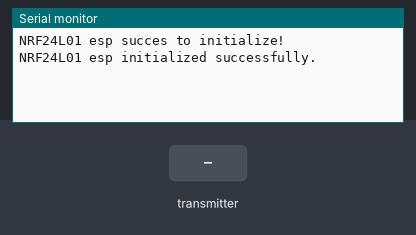
The sketch below on a simulated ESP32. Parts: the last lines printed to the serial monitor. The inputs (shaded band) are chosen by the test bench. No radio packets arrive unless stated.

Above: at 1.2 s.
1.3 s: the transmitter starts sending temperature = 0
At 1.37 s:
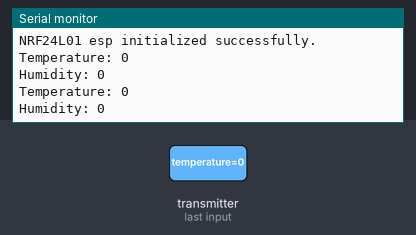
2.8 s: the transmitter starts sending humidity = 25
At 2.87 s:
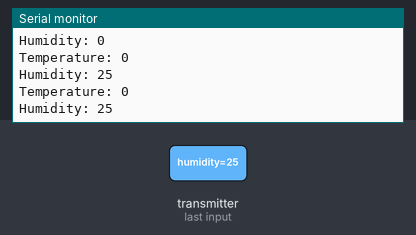
4.3 s: the transmitter starts sending temperature = 25
5.8 s: the transmitter starts sending humidity = 50
At 5.87 s:
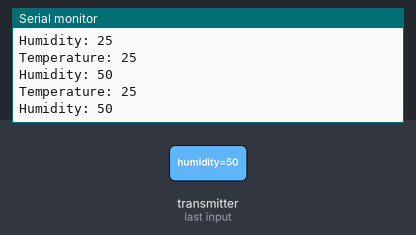
Timing chart, 0 to 8.3 s (numbered marks = the images above; inputs shaded):
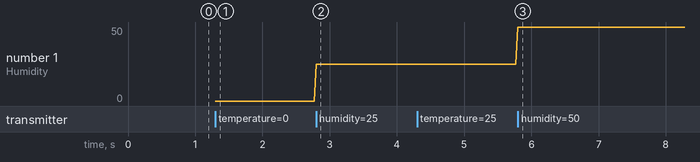

The sketch:

main.ino
```cpp
#include "nrf24l01.h"

void setup() {
  // put your setup code here, to run once:
  setup_esp_nrf24l01();
}

void loop() {
  // put your main code here, to run repeatedly:
  read_data_received();

}
```

nrf24l01.cpp
```cpp
#include "nrf24l01.h"

RF24 radio(CEpin, CSNpin); //ce, csn

SensorData receivedData;

/* ESP32 Pin
MOSI: 23
MISO: 19
SCK: 18
*/


void setup_esp_nrf24l01() {
  Serial.begin(115200);
  radio.begin();
  if (!radio.begin()) {
    Serial.println("NRF24L01 esp failed to initialize!");
    while (1);
  } else {
    Serial.println("NRF24L01 esp succes to initialize!");
  }
  radio.setChannel(108);
  radio.openReadingPipe(1, address);
  radio.setPALevel(RF24_PA_HIGH);
  Serial.println("NRF24L01 esp initialized successfully.");
  radio.printDetails();
  radio.startListening();
}

void read_data_received() {
  if (radio.available()) {

    radio.read(&receivedData, sizeof(receivedData));  // Baca data yang diterima

    Serial.print("Temperature: ");
    Serial.println(receivedData.temperature);
    Serial.print("Humidity: ");
    Serial.println(receivedData.humidity);
    // Serial.print(receivedMessage);

  }

}
```

nrf24l01.h
```cpp
#include <SPI.h>
#include <nRF24L01.h>
#include <RF24.h>
// ESP32 -> receiver
// CE kabel orange , CSN kuning , CSK hijau

const int CEpin = 22;
const int CSNpin = 21;
extern RF24 radio;  // CE, CSN
const byte address[6] = "00001";


// Struct untuk mengirimkan beberapa data sensor
struct SensorData {
  uint16_t temperature;
  uint16_t humidity;
};

void setup_esp_nrf24l01();
void read_data_received();
```

Measured:
- after the input at 1.3 s, the serial monitor: prints a new line at once (image 1)
- after the input at 2.8 s, the serial monitor: prints a new line at once (image 2)
- after the input at 5.8 s, the serial monitor: prints a new line at once (image 3)
- plotted number 1: 0 → 25 after the input at 2.8 s, 25 → 50 after the input at 5.8 s
